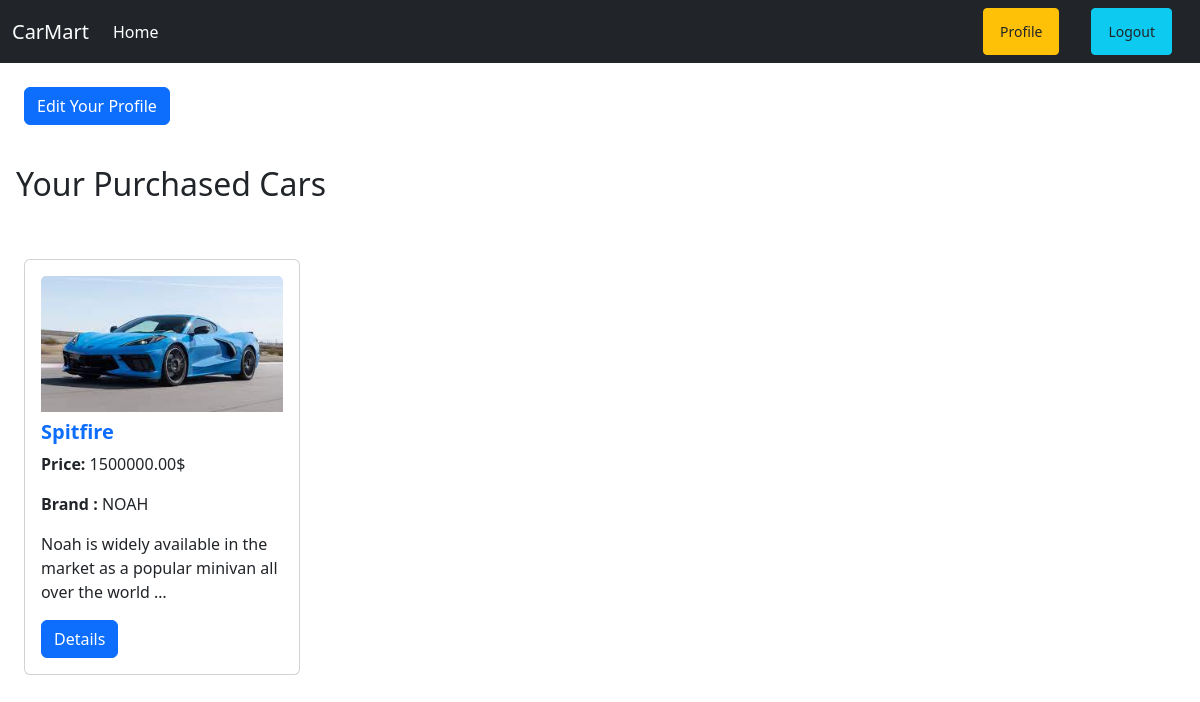
Screenshot of /car/purchase_car/2 (signed in) with the database file from the repository.
### car/models.py (models this page shows, shortened)
class Car(models.Model):
    brand = models.ForeignKey(Brand, on_delete=models.CASCADE)
    name = models.CharField(max_length=255)
    description = models.TextField()
    image = models.ImageField(upload_to="car/media/uploads/", blank=True, null=True)
    quantity = models.IntegerField(default=0)
    price = models.DecimalField(max_digits=10, decimal_places=2)

### brand/models.py (models this page shows)
class Brand(models.Model):
    name = models.CharField(max_length=255)
    slug = models.SlugField(max_length=100, unique=True, null=True, blank=True)
    def __str__(self):
        return self.name

### car/views.py (the view)
# urls.py: path("purchase_car/<int:id>", views.purchase_car, name="purchase_car"),
@login_required
def purchase_car(request, id):
    car = Car.objects.get(pk=id)
    if car.quantity > 0:
        car.quantity -= 1
        car.save()
        purchased_cars = [car]
        return render(request, "profile.html", {"purchased_cars": purchased_cars})
    else:
        return render(request, "home.html")

### car/templates/profile.html
{% extends 'base.html' %} {% load crispy_forms_tags %}{% block content%}
<div>
  <a class="btn btn-primary m-4" href={% url 'edit_profile' %}>Edit Your Profile</a>
</div>
<div class="p-3" >
    <h2>Your Purchased Cars</h2>
    <div class="d-flex flex-wrap pt-5">
      {% for c in purchased_cars %}
      <div class="col-3">
        <div class="card mx-2">
          <div class="card-body">
            <img src="{{c.image.url}}" class="card-img-top" alt="image" />
            <h5 class="card-title mt-2">
              <a href="" class="text-decoration-none fw-bold">{{c.name}}</a>
            </h5>
            <p><b>Price:</b> {{c.price}}$</p>
            <p><b>Brand :</b> {{c.brand}}</p>
            <p>{{c.description|truncatewords:15}}</p>
            <button class="btn btn-primary">Details</button>
          </div>
        </div>
      </div>
      {% endfor%}
    </div>
</div>
{% endblock %}

### rows the page displays
Car: image (picture), name "Spitfire", price "1500000.00", brand "NOAH", description "Noah is widely available in the market as a popular minivan all over the world …"
